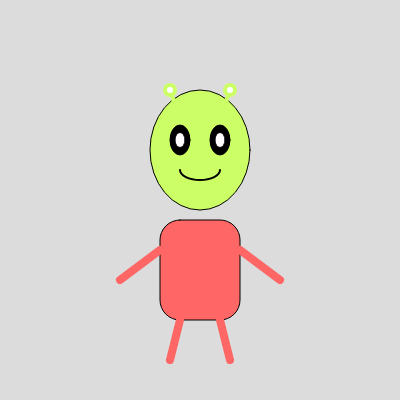
Frame 1 (no input)
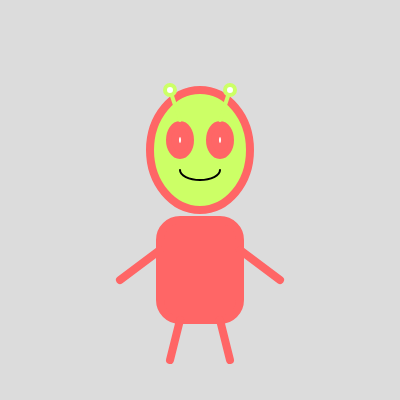
Frame 60 (no input)
Frame 120 (the mouse pressed at the canvas centre since frame 60): identical to frame 60, image omitted

The p5.js sketch that drew these frames (run headless with seeded random() and noise() and a simulated clock; from frame 60 on, the mouse is pressed at the canvas centre):

// p5.js sketch
// ── sketch.js
function setup() {
  createCanvas(400, 400);
}

function draw() {
  background(220);
  
  // Body
  fill(255, 102, 102); // Light red color
  rect(160, 220, 80, 100, 20); // Main body with rounded corners
  
  // Head
  fill(204, 255, 102); // Light green color
  ellipse(200, 150, 100, 120); // Head
  
  // Eyes
  fill(0); // Black color
  ellipse(180, 140, 20, 30); // Left eye
  ellipse(220, 140, 20, 30); // Right eye
  
  // Pupils
  fill(255); // White color
  ellipse(180, 140, 10, 15); // Left pupil
  ellipse(220, 140, 10, 15); // Right pupil
  
  // Antennas
  stroke(204, 255, 102); // Same color as head
  strokeWeight(4);
  line(170, 90, 180, 120); // Left antenna
  line(230, 90, 220, 120); // Right antenna
  ellipse(170, 90, 10, 10); // Left antenna tip
  ellipse(230, 90, 10, 10); // Right antenna tip
  
  // Mouth
  noFill();
  stroke(0); // Black color
  strokeWeight(2);
  arc(200, 170, 40, 20, 0, PI); // Smiling mouth
  
  // Arms
  stroke(255, 102, 102); // Light red color
  strokeWeight(8);
  line(160, 250, 120, 280); // Left arm
  line(240, 250, 280, 280); // Right arm
  
  // Legs
  line(180, 320, 170, 360); // Left leg
  line(220, 320, 230, 360); // Right leg
}
